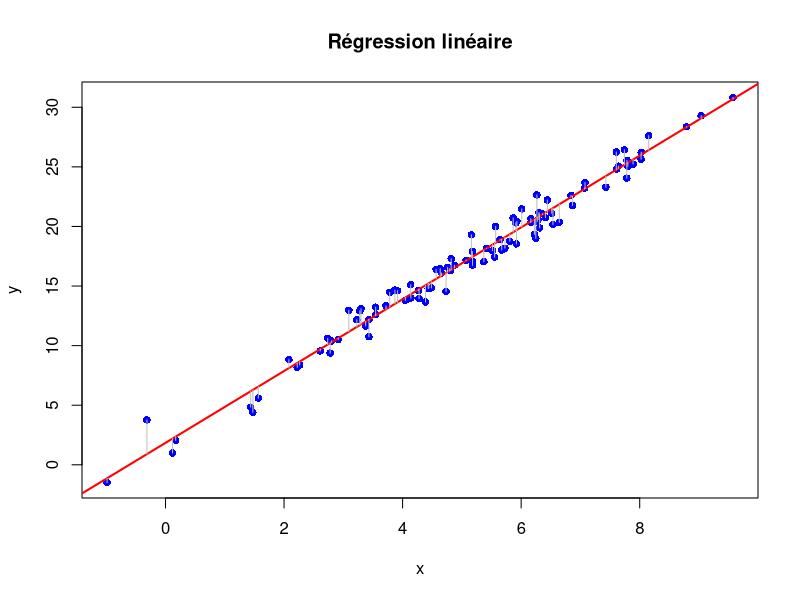

This chart was generated by the following R code:
## ---- chunk 1

# Génération de données simulées
set.seed(42)  # Pour la reproductibilité
x <- rnorm(100, mean = 5, sd = 2)
y <- 3 * x + 2 + rnorm(100, sd = 1)

# Ajustement du modèle de régression linéaire
mod <- lm(y ~ x)

# Résumé du modèle
summary(mod)

# Tracé des données et de la droite de régression
plot(x, y,
  main = "Régression linéaire",
  xlab = "x",
  ylab = "y",
  pch = 16, col = "blue"
)
abline(mod, col = "red", lwd = 2)

# Ajout des résidus
segments(x, y, x, fitted(mod), col = "gray")

